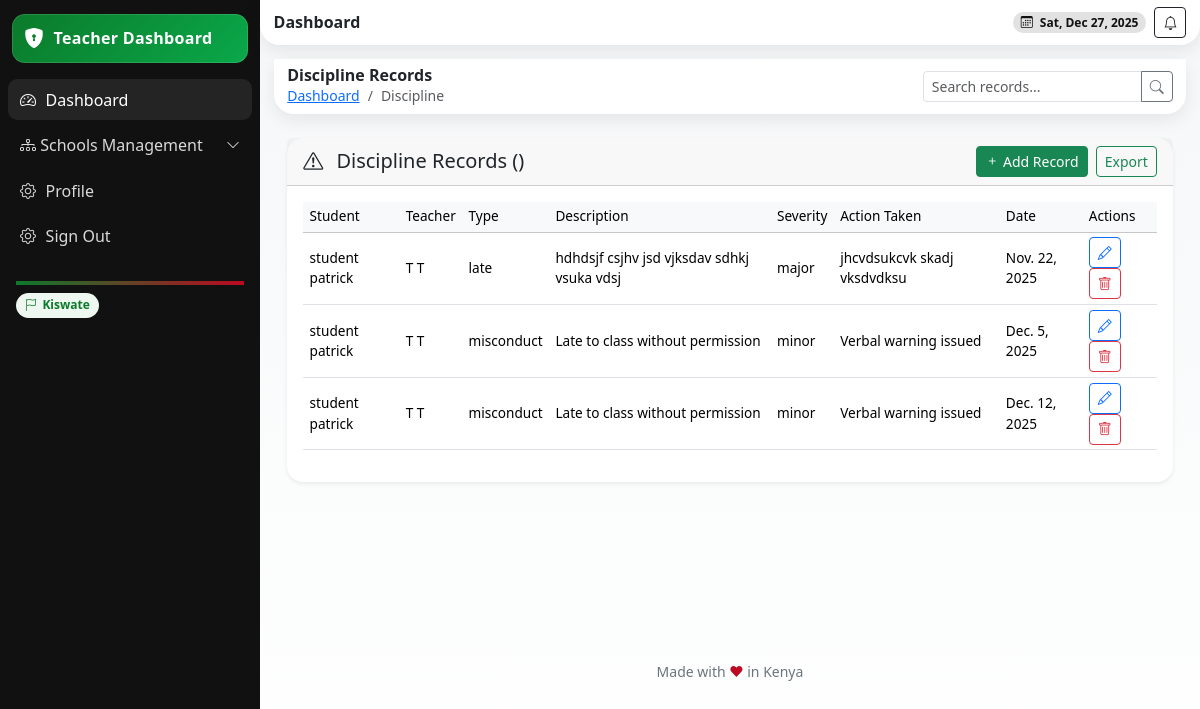
Before: /teacher/discipline/ (signed in) with the older database file.
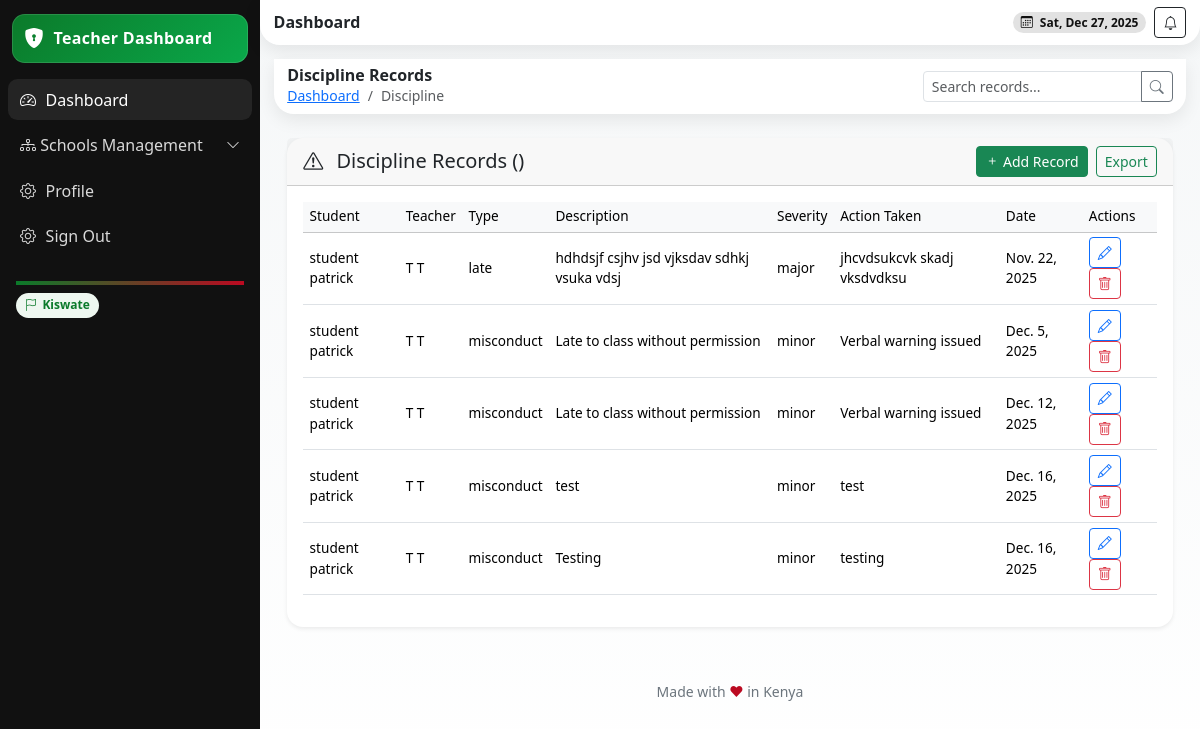
After: the same page with the newer database file.
### school/models.py (models this page shows, shortened)
class DisciplineRecord(models.Model):
    student = models.ForeignKey(Student, on_delete=models.CASCADE, related_name='discipline_records')
    linked_attendance = models.ForeignKey(Attendance, on_delete=models.CASCADE, null=True, blank=True, related_name='discipline_links')  # New: For IB during lesson
    teacher = models.ForeignKey(StaffProfile, on_delete=models.CASCADE, related_name='discipline_records')
    school = models.ForeignKey(School, on_delete=models.CASCADE, related_name='discipline_records')
    incident_type = models.CharField(max_length=20, choices=INCIDENT_TYPE_CHOICES, default='misconduct')
    description = models.TextField()
    date = models.DateField(db_index=True, default=timezone.now)
    severity = models.CharField(max_length=20, choices=SEVERITY_CHOICES, default='minor')
    action_taken = models.TextField(blank=True)
    reported_by = models.ForeignKey(User, on_delete=models.CASCADE, related_name='discipline_reports')
    frequency_count = models.PositiveIntegerField(default=1)  # New: Track repeats for patterns
    resolved = models.BooleanField(default=False)  # New: For follow-up
    class Meta:
        indexes = [models.Index(fields=['student', 'date', 'severity'])]

class Student(models.Model):
    user = models.OneToOneField(User, on_delete=models.CASCADE)
    student_id = models.CharField(max_length=50, unique=True, db_index=True)
    date_of_birth = models.DateField()
    gender = models.CharField(max_length=10, choices=GENDER_CHOICES)
    enrollment_date = models.DateField()
    grade_level = models.ForeignKey(Grade, on_delete=models.CASCADE, related_name='students')
    stream = models.ForeignKey(Streams, on_delete=models.CASCADE, related_name='student_stream', blank=True, null=True)
    bio = models.TextField(blank=True)
    parents = models.ManyToManyField(Parent, blank=True, related_name='children')
    profile_picture = models.ImageField(upload_to='students/', blank=True)
    school = models.ForeignKey(School, on_delete=models.CASCADE)
    def __str__(self):
        return f"{self.user.get_full_name()} ({self.student_id}) - {self.school.name}"

class StaffProfile(models.Model):
    user = models.OneToOneField(User, on_delete=models.CASCADE)
    staff_id = models.CharField(max_length=50, unique=True, db_index=True)
    date_of_birth = models.DateField(blank=True, null=True)
    gender = models.CharField(max_length=10, choices=GENDER_CHOICES, blank=True)
    employment_date = models.DateField(blank=True, null=True)
    position = models.CharField(max_length=100, choices=POSITION_CHOICES)
    tsc_number = models.CharField(max_length=50, unique=True, blank=True, null=True)
    qualification = models.TextField(blank=True, null=True)
    subjects = models.ManyToManyField(Subject, related_name='teachers_subjects', blank=True, null=True)  # Changed(max_length=255, blank=True, null=True)
    bio = models.TextField(blank=True, null=True)
    profile_picture = models.ImageField(upload_to='teachers/', blank=True, null=True)
    school = models.ForeignKey(School, on_delete=models.CASCADE)
    department = models.CharField(max_length=50, blank=True)  # e.g., 'Dining Hall', 'School Gate'
    roles = models.ManyToManyField(Role, blank=True, related_name='staff_members')

### userauths/models.py (models this page shows, shortened)
class User(AbstractUser):
    COUNTRY_CURRENCY_MAP = {
        'KENYA': 'KES',
        'UGANDA': 'UGX',
    }
    username = None  # Disable username field
    phone_number = models.CharField(max_length=15, unique=True)
    country = models.CharField(max_length=15,blank=True, null=True)
    email = models.EmailField(unique=True)
    first_name = models.CharField(max_length=50)
    last_name = models.CharField(max_length=50)
    is_staff = models.BooleanField(default=False)
    is_superuser = models.BooleanField(default=False)
    is_admin = models.BooleanField(default=False)
    school_staff = models.BooleanField(default=False)
    is_student = models.BooleanField(default=False)
    is_teacher = models.BooleanField(default=False)
    is_parent = models.BooleanField(default=False)
    is_active = models.BooleanField(default=True)
    is_verified = models.BooleanField(default=False)
    created_at = models.DateTimeField(auto_now_add=True)
    updated_at = models.DateTimeField(auto_now=True)
    objects = CustomUserManager()
    USERNAME_FIELD = 'email'  # Use email as the username field
    REQUIRED_FIELDS = ['first_name', 'last_name', 'phone_number']  # Required fields for createsuperuser
    class Meta:
        ordering = ['-created_at']

### school/views.py (the view)
# urls.py: path('teacher/discipline/', views.teacher_discipline, name='teacher-discipline'),
@login_required
def teacher_discipline(request):
    try:
        school = request.user.staffprofile.school
    except AttributeError:
        messages.error(request, "Access denied: Admin privileges required.")
        return redirect('userauths:teacher-dashboard')
    records = DisciplineRecord.objects.filter(school=school, teacher=request.user.staffprofile).select_related('student')
    query = request.GET.get('q', '')
    if query:
        records = records.filter(
            Q(student__user__first_name__icontains=query) | Q(description__icontains=query)
        )
    paginator = Paginator(records, 10)
    page_number = request.GET.get('page')
    records_page = paginator.get_page(page_number)
    form = DisciplineRecordForm(school=school)
    context = {
        'records': records_page,
        'school': school,
        'form': form,
        'query': query,
    }
    return render(request, 'school/teacher/discipline.html', context)

### school/forms.py
class DisciplineRecordForm(BaseForm):
    class Meta:
        model = DisciplineRecord
        fields = ['student', 'incident_type', 'description', 'severity', 'action_taken']
        widgets = {
            'description': forms.Textarea(attrs={'rows': 3}),
            'action_taken': forms.Textarea(attrs={'rows': 2}),
            'incident_type': forms.Select(choices=INCIDENT_TYPE_CHOICES),
            'severity': forms.Select(choices=SEVERITY_CHOICES),
        }
    def __init__(self, *args, **kwargs):
        super().__init__(*args, **kwargs)
        self.fields['severity'].initial = 'minor'

### templates/school/teacher/discipline.html (shortened to what this page needs)
{% extends 'school/teacher/base.html' %}
{% block content %}
<header class="header d-flex align-items-center justify-content-between">
  <div class="d-flex align-items-center gap-2">
    <div>
      <h6 class="m-0 fw-bold">Discipline Records</h6>
      <nav aria-label="breadcrumb" class="small">
        <ol class="breadcrumb mb-0">
          <li class="breadcrumb-item"><a href="{% url 'userauths:teacher-dashboard' %}">Dashboard</a></li>
          <li class="breadcrumb-item active" aria-current="page">Discipline</li>
        </ol>
      </nav>
    </div>
  </div>
  <div class="d-flex align-items-center gap-2">
    <form method="get" class="d-inline">
      <div class="input-group input-group-sm" style="width:250px;">
        <input type="text" name="q" class="form-control" placeholder="Search records..." value="{{ query }}">
        <button class="btn btn-outline-secondary"><i class="bi bi-search"></i></button>
      </div>
    </form>
  </div>
</header>
<section class="content container-fluid py-4">
  <div class="card shadow-sm border-0 rounded-4">
    <div class="card-header d-flex justify-content-between align-items-center">
      <h5 class="mb-0"><i class="bi bi-exclamation-triangle me-2"></i> Discipline Records ({{ records.count }})</h5>
      <div class="d-flex gap-2">
        <button class="btn btn-sm btn-success" data-bs-toggle="modal" data-bs-target="#disciplineModal" data-mode="create">
          <i class="bi bi-plus"></i> Add Record
        </button>
        <a href="#" class="btn btn-sm btn-outline-success" data-bs-toggle="modal" data-bs-target="#exportModal">Export</a>
      </div>
    </div>
    <div class="card-body">
      <div class="table-responsive">
        <table class="table table-hover align-middle">
          <thead class="table-light">
            <tr>
              <th>Student</th>
              <th>Teacher</th>
              <th>Type</th>
              <th>Description</th>
              <th>Severity</th>
              <th>Action Taken</th>
              <th>Date</th>
              <th>Actions</th>
            </tr>
          </thead>
          <tbody>
            {% for record in records %}
            <tr>
              <td>{{ record.student.user.get_full_name }}</td>
              <td>{{ record.teacher.user.get_full_name }}</td>
              <td>{{ record.incident_type }}</td>
              <td>{{ record.description }}</td>
              <td>{{ record.severity }}</td>
              <td>{{ record.action_taken|default:"-" }}</td>
              <td>{{ record.date }}</td>
              <td>
                <button class="btn btn-sm btn-outline-primary"
                        data-bs-toggle="modal"
                        data-bs-target="#disciplineModal"
                        data-mode="edit"
                        data-id="{{ record.id }}"
                        data-student="{{ record.student.id }}"
                        data-teacher="{{ record.teacher.id }}"
                        data-incident_type="{{ record.incident_type}}"
                        data-description="{{ record.description}}"
                        data-severity="{{ record.severity }}"
                        data-action_taken="{{ record.action_taken}}"
                        data-date="{{ record.date }}">
                  <i class="bi bi-pencil"></i>
                </button>
                <button class="btn btn-sm btn-outline-danger"
                        data-bs-toggle="modal"
                        data-bs-target="#deleteModal"
                        data-id="{{ record.id }}"
                        data-name="{{ record.student.user.get_full_name }}">
                  <i class="bi bi-trash"></i>
                </button>
              </td>
            </tr>
            {% empty %}
            <tr>
              <td colspan="8" class="text-center text-muted py-4">No discipline records found.</td>
            </tr>
            {% endfor %}
          </tbody>
        </table>
      </div>
    </div>
  </div>
</section>
{% endblock %}

Changed rows visible on the page:
added DisciplineRecord: student.user.get_full_name "student patrick", teacher.user.get_full_name "T T", incident_type "misconduct", description "test", severity "minor", action_taken "test", date "Dec. 16, 2025"
added DisciplineRecord: student.user.get_full_name "student patrick", teacher.user.get_full_name "T T", incident_type "misconduct", description "Testing", severity "minor", action_taken "testing", date "Dec. 16, 2025"
